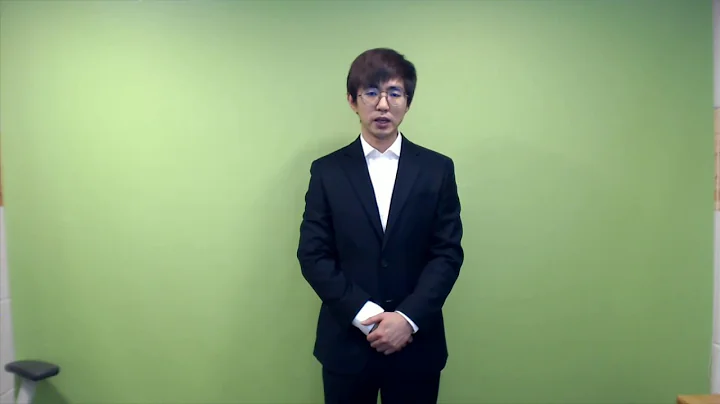
#> input picture img2.jpg, 720 x 404 px, given in place of the camera
$ python 3412_20230526.py   (older library calls are emulated)
#> lines starting #> are read from the running program, lines starting #| are printed output that depends on the picture
# 관련 라이브러리 선언
import numpy as np
import cv2
from matplotlib import pyplot as plt

#--- init params
CAMERA_ID = 0
FIRST = True
MO = None
cam = cv2.VideoCapture(CAMERA_ID)
if cam.isOpened() == False:
    print
    'Cannot open the camera-%d' % (CAMERA_ID)
    exit()

cv2.namedWindow('CAM Window')

def check_mode(RET):
    if RET==ord('a'):
        return(sobel)
    elif RET==ord('b'):
        return(scharr)
    elif RET==ord('c'):
        return(laplacian)
    elif RET==ord('o') or FIRST:
        return(frame)
    elif RET==ord('g'):
        return(gray_frame)
    elif RET==ord('q'):
        print("Exit")
        cam.release()
        cv2.destroyAllWindows()
    else:
        return(frame)


while(True):
    ret, frame = cam.read()
#> frame is the input picture: shape (404, 720, 3); mean B, G, R 118.9, 161.3, 136.5
    gray_frame = cv2.cvtColor(frame, cv2.COLOR_BGR2GRAY)
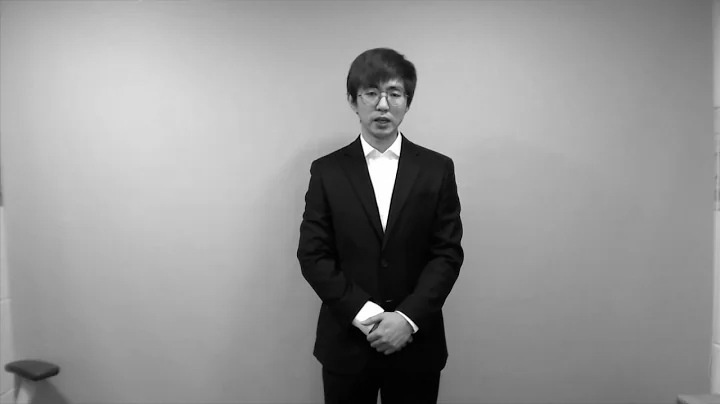
#> gray_frame: shape (404, 720); min 0, max 255, mean 149

    frame_blur = cv2.GaussianBlur(gray_frame, (3,3), 0)
    sobel = cv2.Sobel(gray_frame, cv2.FILTER_SCHARR, 1, 0, ksize=3)
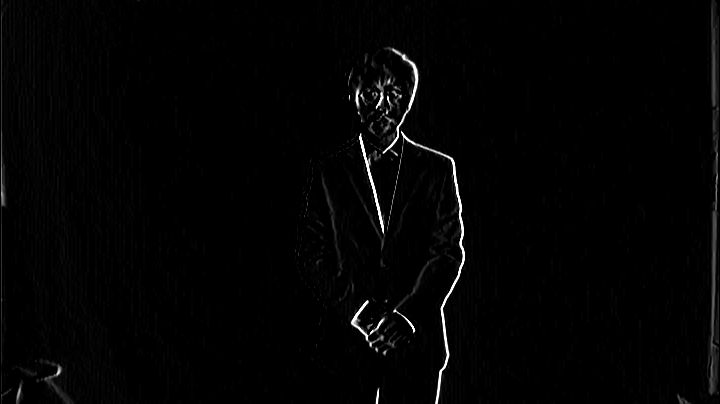
#> sobel: shape (404, 720); min 0, max 255, mean 3.4
    scharr = cv2.Scharr(frame_blur, cv2.CV_32FC1, 0, 1)
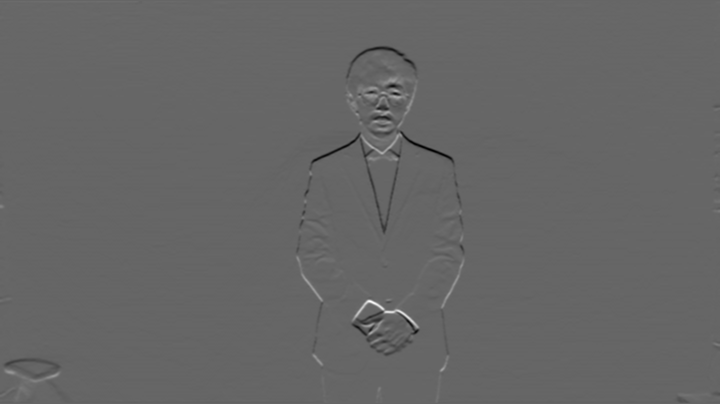
#> scharr: shape (404, 720) float32; min -1897, max 2829, mean -3.6; drawn with min black and max white
    laplacian = cv2.Laplacian(frame_blur, cv2.CV_32FC1)
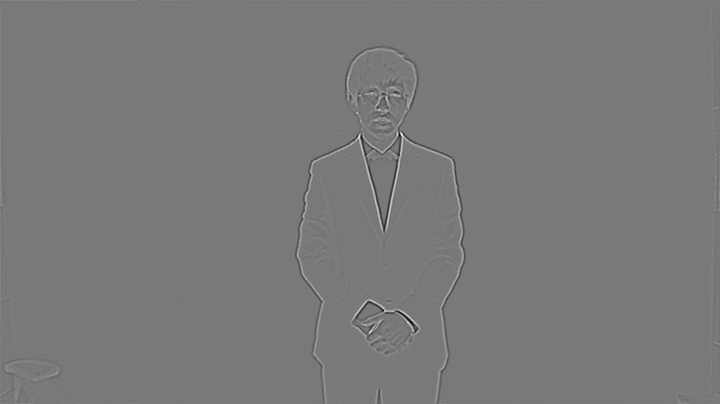
#> laplacian: shape (404, 720) float32; min -119, max 130, mean 0; drawn with min black and max white

    ret = cv2.waitKey(1)
#> (key q is pressed here)
    if ret == -1:
        cv2.imshow('CAM Window', MO)
    else:
        cv2.imshow('CAM Window', check_mode(ret))
    if(FIRST):
        FIRST = False

$ run again, on puppy.jpg
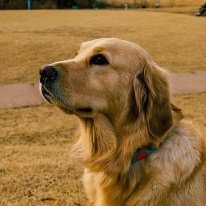
#> input picture puppy.jpg, 206 x 206 px, given in place of the camera
#> frame is the input picture: shape (206, 206, 3); mean B, G, R 59.7, 111.7, 148.6
#> `sobel = cv2.Sobel(gray_frame, cv2.FILTER_SCHARR, 1, 0, ksize=3)`:
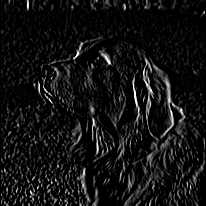
#> sobel: shape (206, 206); min 0, max 255, mean 18.6
#> `laplacian = cv2.Laplacian(frame_blur, cv2.CV_32FC1)`:
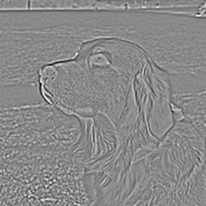
#> laplacian: shape (206, 206) float32; min -75, max 64, mean 0; drawn with min black and max white
